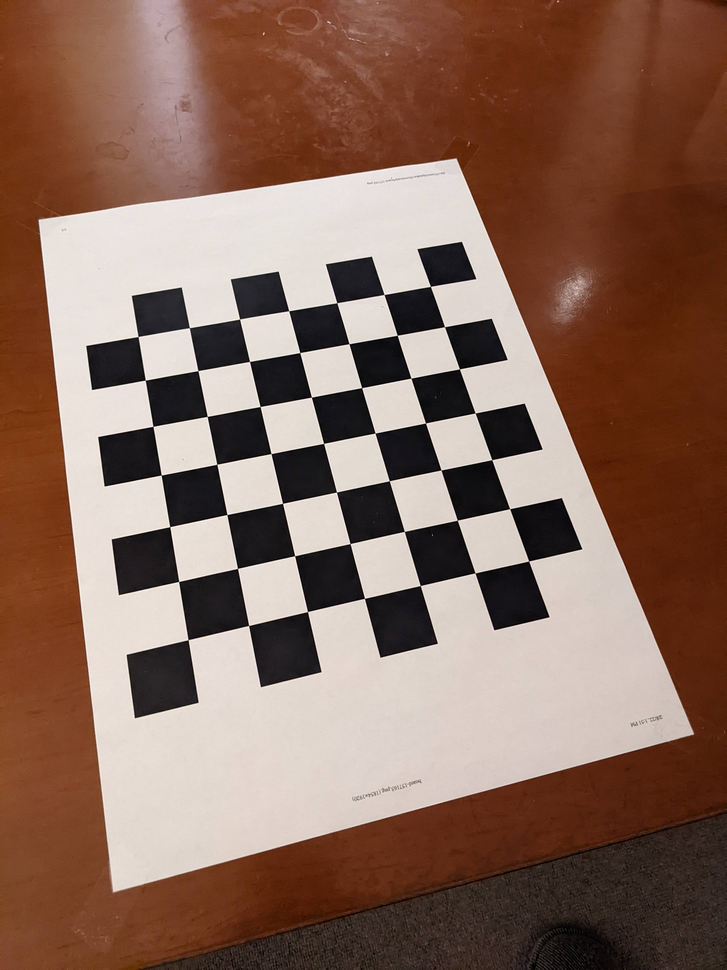
#> input picture Task 3/calibration/old/1.png, 727 x 970 px, shrunk from 3024 x 4032 before the run, found by its file name
$ jupyter execute CVPR_CW_1.ipynb   (shell and % lines are left out)
#> lines starting #> are read from the running program, lines starting #| are printed output that depends on the picture
# Computer Vision and Pattern Recognition: Coursework 1

[cell 1]

import numpy as np
import cv2
import json

import matplotlib.pyplot as plt

## Helper Functions: Show Images

[cell 2]
def show_image(image, image_size=(15, 15), colour=True):
    fig, axis = plt.subplots()

    if colour:
        axis.imshow(image)
    else:
        axis.imshow(image, cmap="gray")

    fig.set_size_inches(image_size)
    axis.axis("off")

    plot.show()

def show_both_images(image_1, image_2, image_size=(30, 15), colour=True):
    figure, axes = plt.subplots(1, 2, figsize=image_size)

    if colour:
        axes[0].imshow(image_1)
        axes[1].imshow(image_2)
    else:
        axes[0].imshow(image_1, cmap="gray")
        axes[1].imshow(image_2, cmap="gray")

    axes[0].axis("off")
    axes[1].axis("off")

    plt.show()

[cell 3]
img1 = cv2.imread("./FD/1.png")
#> img1 is the input picture: shape (970, 727, 3); mean B, G, R 92, 106.1, 136.2
img2 = cv2.imread("./FD/2.png")
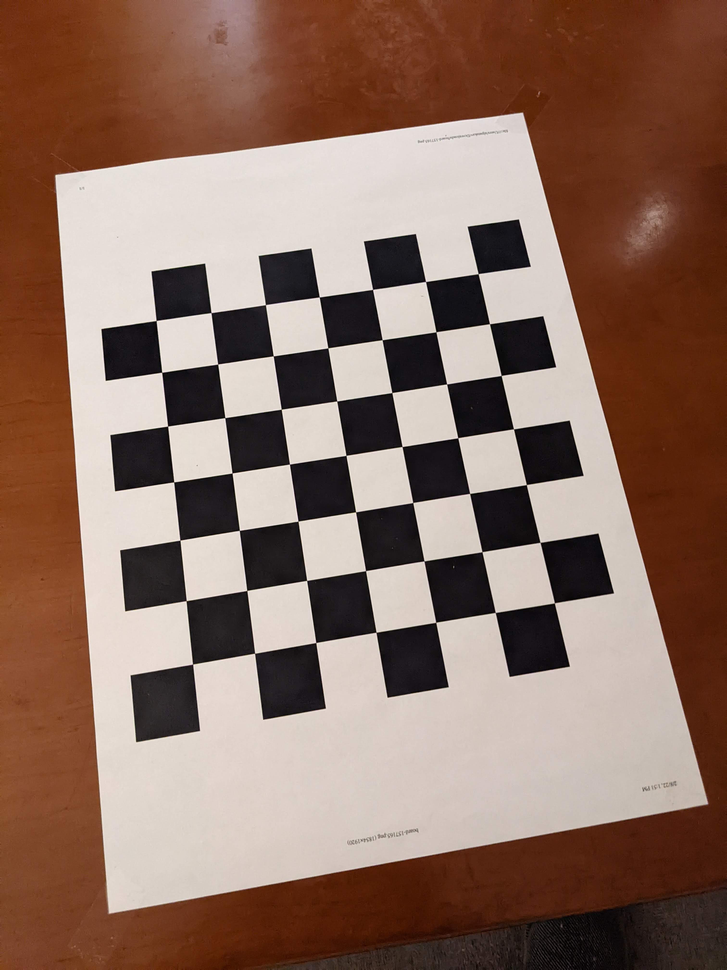
#> input picture Task 3/calibration/old/2.png, 727 x 970 px, shrunk from 3024 x 4032 before the run, found by its file name
#> img2 is the input picture: shape (970, 727, 3); mean B, G, R 98, 111.1, 139.5
img1 = cv2.cvtColor(img1, cv2.COLOR_RGB2BGR)
img2 = cv2.cvtColor(img2, cv2.COLOR_RGB2BGR)

[cell 4]
show_both_images(img1, img2)
#> in show_both_images, `plt.show()`:
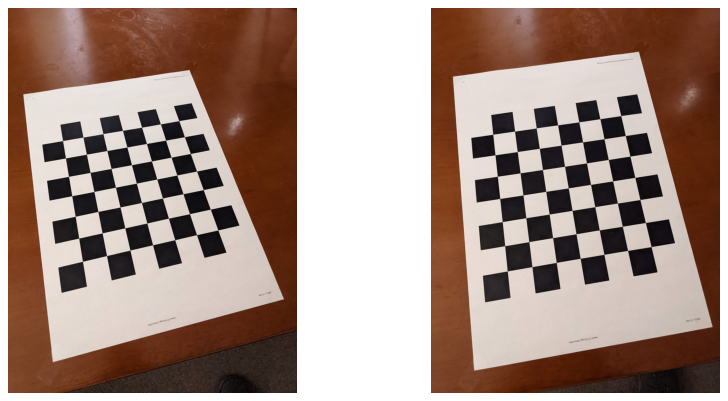
#> figure drawn by matplotlib, 2 panels

[cell 5]
orb = cv2.SIFT_create(50)

kp_img1, des_img1 = orb.detectAndCompute(img1, None)
#> kp_img1 = 50 keypoints; strongest (x, y, size): (126, 457, 34), (113, 364, 31.4), (446, 263, 27.8), (162, 680, 42.5)
kp_img2, des_img2 = orb.detectAndCompute(img2, None)
#> kp_img2 = 52 keypoints; strongest (x, y, size): (129, 351, 34.8), (499, 245, 33.4), (394, 260, 33.6), (140, 459, 36.7)

kp_img1_overlayed = cv2.drawKeypoints(img1, kp_img1, outImage=None, color=(255, 0, 0), flags=cv2.DRAW_MATCHES_FLAGS_DRAW_RICH_KEYPOINTS)
kp_img2_overlayed = cv2.drawKeypoints(img2, kp_img2, outImage=None, color=(255, 0, 0), flags=cv2.DRAW_MATCHES_FLAGS_DRAW_RICH_KEYPOINTS)

show_both_images(kp_img1_overlayed, kp_img2_overlayed)
